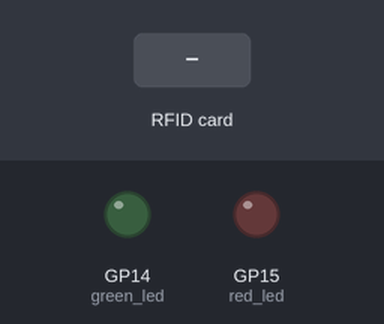
Simulated run of this program. Board: Raspberry Pi Pico running MicroPython. Parts: output pins drawn as LEDs (lit = HIGH). The inputs (shaded band) are chosen by the test bench. The interpreter's speed is modelled, so counts of loop turns are approximate; library files of the repository ran but are not shown: mfrc522.py; pins used as bus, display or sensor lines are not drawn; what the program prints to the serial console is not drawn.

Above: at 1.2 s.
1.3 s: RFID card 20 24 A2 90 held to the reader
At 1.8 s:
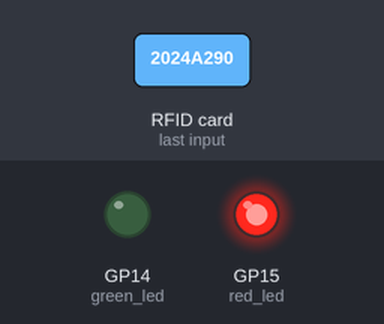
4.3 s: RFID card 5E 7A 19 C4 held to the reader
At 7.3 s:
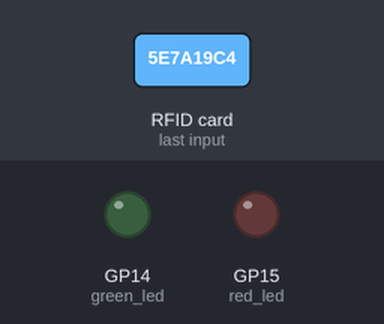
Timing chart, 0 to 8.8 s (numbered marks = the images above; inputs shaded):
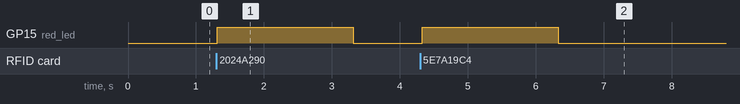

The program:

RFID_Read_1.py
```python
from mfrc522 import MFRC522
from machine import Pin
import utime
from machine import Pin, PWM
from utime import sleep
buzzer = PWM(Pin(16))
green_led = Pin(14, Pin.OUT)
red_led  = Pin(15, Pin.OUT)

# 將卡號由 2 進位轉換為 16 進位的字串
def uidToString(uid):
    mystring = ""
    for i in uid:
        mystring = "%02X" % i + mystring
    return mystring


tones = {
"B0": 31,"C1": 33,"CS1": 35,"D1": 37,"DS1": 39,"E1": 41,"F1": 44,"FS1": 46,
"G1": 49,"GS1": 52,"A1": 55,"AS1": 58,"B1": 62,"C2": 65,
"CS2": 69,"D2": 73,"DS2": 78,"E2": 82,"F2": 87,"FS2": 93,"G2": 98,
"GS2": 104,"A2": 110,"AS2": 117,"B2": 123,"C3": 131,"CS3": 139,
"D3": 147,"DS3": 156,"E3": 165,"F3": 175,"FS3": 185,
"G3": 196,"GS3": 208,"A3": 220,"AS3": 233,"B3": 247,"C4": 262,"CS4": 277,"D4": 294,"DS4": 311,
"E4": 330,"F4": 349,"FS4": 370,"G4": 392,"GS4": 415,"A4": 440,"AS4": 466,"B4": 494,"C5": 523,"CS5": 554,"D5": 587,"DS5": 622,"E5": 659,"F5": 698,
"FS5": 740,"G5": 784,"GS5": 831,"A5": 880,"AS5": 932,"B5": 988,"C6": 1047,"CS6": 1109,"D6": 1175,"DS6": 1245,"E6": 1319,"F6": 1397,"FS6": 1480,"G6": 1568,"GS6": 1661,
"A6": 1760,"AS6": 1865,"B6": 1976,"C7": 2093,"CS7": 2217,"D7": 2349,"DS7": 2489,"E7": 2637,"F7": 2794,"FS7": 2960,"G7": 3136,"GS7": 3322,"A7": 3520,
"AS7": 3729,"B7": 3951,"C8": 4186,"CS8": 4435,"D8": 4699,"DS8": 4978
}

song = ["E5","G5","A5","P","E5","G5","B5","A5","P","E5","G5","A5","P","G5","E5"]
mario = ["E7", "E7", 0, "E7", 0, "C7", "E7", 0, "G7", 0, 0, 0, "G6", 0, 0, 0, "C7", 0, 0, "G6",
         0, 0, "E6", 0, 0, "A6", 0, "B6", 0, "AS6", "A6", 0, "G6", "E7", 0, "G7", "A7", 0, "F7", "G7",
         0, "E7", 0,"C7", "D7", "B6", 0, 0, "C7", 0, 0, "G6", 0, 0, "E6", 0, 0, "A6", 0, "B6", 0,
         "AS6", "A6", 0, "G6", "E7", 0, "G7", "A7", 0, "F7", "G7", 0, "E7", 0,"C7", "D7", "B6", 0, 0]

def playtone(frequency):
    buzzer.duty_u16(10000)
    buzzer.freq(frequency)

def bequiet():
    buzzer.duty_u16(65535)

def playsong(mysong):
    for i in range(len(mysong)):
        if (mysong[i] == "P" or mysong[i] == 0 ):
            bequiet()
        else:
            playtone(tones[mysong[i]])
        sleep(0.1)
    bequiet()

reader = MFRC522(spi_id=0,sck=2,miso=4,mosi=3,cs=26,rst=10)
print("..... 請將卡片靠近感應器.....")

try:
    while True:
        (stat, tag_type) = reader.request(reader.REQIDL)   # 搜尋 RFID 卡片
        if stat == reader.OK:      # 找到卡片
            (stat, uid) = reader.SelectTagSN()
            if stat == reader.OK:
                card_num = uidToString(uid)
                print(".....卡片號碼： %s" % card_num)
                if  card_num == '2024A290':   #'7A811D60':
                    green_led.value(1)   # 讀到授權的卡號後點亮綠色 LED
                    utime.sleep(2)       # 亮 2 秒鐘
                    green_led.value(0)
                    playsong(mario)

                else:
                    print(".....卡片錯誤.....")
                    red_led.value(1)    # 讀到非授權的卡號後點亮紅色 LED
                    utime.sleep(2)      # 亮 2 秒鐘
                    red_led.value(0)
            else:
                print(".....授權錯誤.....")

except KeyboardInterrupt:
    print(".....Bye.....")
```

Measured:
- after the input at 1.3 s, GP15 (red_led): LOW → HIGH at once, → LOW 2.0 s later
- after the input at 4.3 s, GP15 (red_led): LOW → HIGH at once, → LOW 2.0 s later
